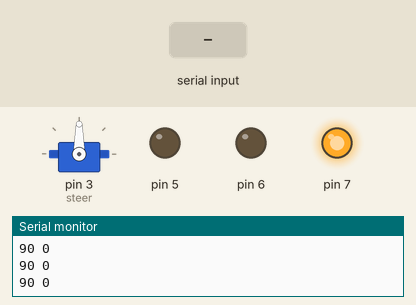
Simulated run of this sketch. Board: Arduino Uno, built with avr-gcc and run on an emulated ATmega328P. Shown: servo, output pins drawn as LEDs (lit = HIGH), the last lines printed to the serial monitor. The test bench sets the inputs (shaded band).

Above: at 1.2 s.
1.3 s: "90 45\n" received over Serial
At 3.0 s:
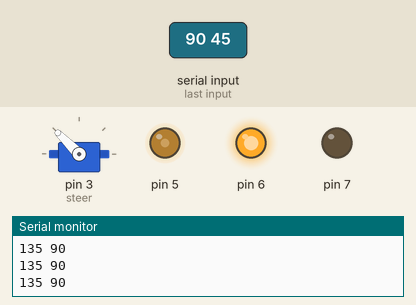
3.8 s: "30 150\n" received over Serial
At 6.0 s:
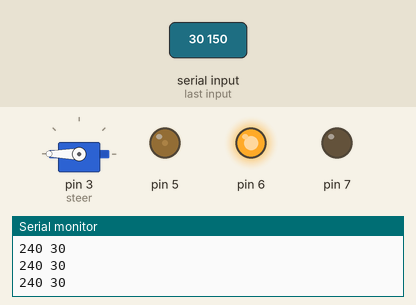
6.3 s: "90\n" received over Serial
At 7.9 s:
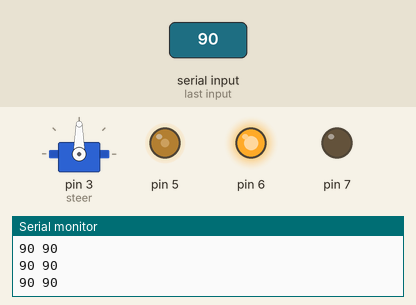
8.8 s: "5\n" received over Serial
At 10.9 s:
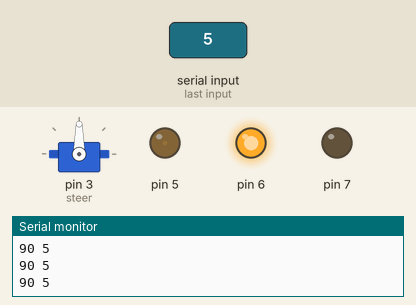
11.3 s: "200\n" received over Serial
At 13.1 s:
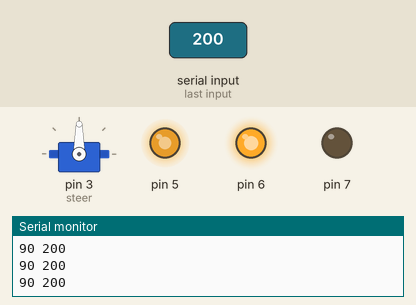
Timing chart, 0 to 14.6 s (numbered marks = the images above; inputs shaded):
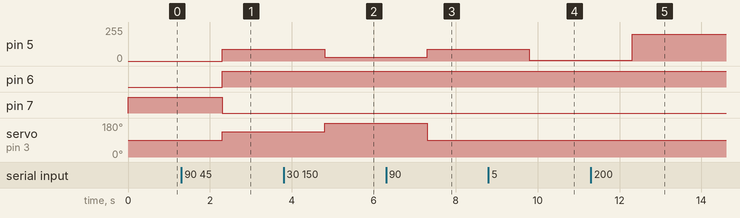

The sketch:

Ms2.ino
```cpp
#include<Servo.h>
Servo steer;
int r, sp, angl;
void setup() {
  Serial.begin(9600);
  pinMode(5, OUTPUT);
  pinMode(6, OUTPUT);
  pinMode(7, OUTPUT);
  steer.attach(3);
}

void loop() {
  while (Serial.available() > 0) {

    String datain = Serial.readString();
    r = datain.indexOf(' ');
    sp = datain.substring(0, r).toInt();
    angl = datain.substring(r, datain.length()).toInt();
  }
  //movee(spr,angl);
  steer.write(angl + 90);
  if (sp > 0) {
    digitalWrite(6, 1);
    digitalWrite(7, 0);
  }
  else {
    digitalWrite(6, 0);
    digitalWrite(7, 1);
  }
  analogWrite(5, abs(sp));
  Serial.println(String(angl + 90) + " " + String (sp));
}
void movee(int spr , int angl) {}
```

Measured:
- after the input at 1.3 s, pin 5: 0/255 → 90/255 after 1.0 s; pin 6: LOW → HIGH after 1.0 s; pin 7: HIGH → LOW after 1.0 s; servo on pin 3 (steer): 90° → 135° after 1.0 s
- after the input at 3.8 s, pin 5: 90/255 → 30/255 after 1.0 s; servo on pin 3 (steer): 135° → 180° after 1.0 s
- after the input at 6.3 s, pin 5: 30/255 → 90/255 after 1.0 s; servo on pin 3 (steer): 180° → 90° after 1.0 s
- after the input at 8.8 s, pin 5: 90/255 → 5/255 after 1.0 s
- after the input at 11.3 s, pin 5: 5/255 → 200/255 after 1.0 s
